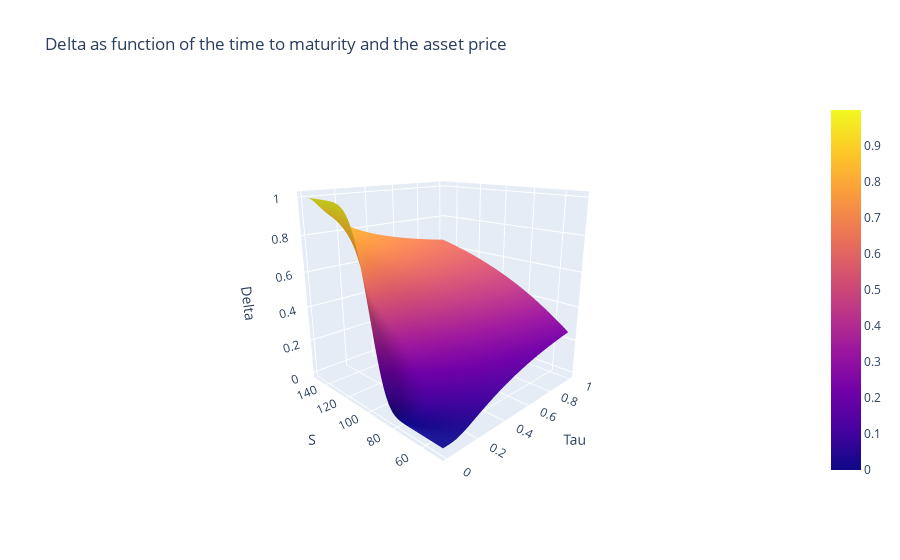

This figure's notebook cell:
### Code cell
layout = go.Layout(title='Delta as function of the time to maturity and the asset price', 
                   scene = dict(xaxis_title = 'Tau', yaxis_title = 'S', zaxis_title = 'Delta', 
                                camera_eye = dict(x=-1.6, y=-1.6, z=0.7)))

fig = go.Figure(data=[go.Surface(z=Delta, x=Tau_grid, y=S_grid)], layout=layout)

# interactive plot
iplot(fig)

plot(fig, filename='Delta.html')

### Figure 1 — Plotly figure (JSON) as saved in the notebook; plotly's stock layout.template omitted (floating-point values rounded to 4 significant figures; data arrays with more than 128 entries replaced by an {"elided": "..."} marker saying what was removed)
{"data": [{"type": "surface", "x": [0.01, 0.02678, 0.04356, 0.06034, 0.07712, 0.0939, 0.1107, 0.1275, 0.1442, 0.161, 0.1778, 0.1946, 0.2114, 0.2281, 0.2449, 0.2617, 0.2785, 0.2953, 0.312, 0.3288, 0.3456, 0.3624, 0.3792, 0.3959, 0.4127, 0.4295, 0.4463, 0.4631, 0.4798, 0.4966, 0.5134, 0.5302, 0.5469, 0.5637, 0.5805, 0.5973, 0.6141, 0.6308, 0.6476, 0.6644, 0.6812, 0.698, 0.7147, 0.7315, 0.7483, 0.7651, 0.7819, 0.7986, 0.8154, 0.8322, 0.849, 0.8658, 0.8825, 0.8993, 0.9161, 0.9329, 0.9497, 0.9664, 0.9832, 1], "y": [50, 51.69, 53.39, 55.08, 56.78, 58.47, 60.17, 61.86, 63.56, 65.25, 66.95, 68.64, 70.34, 72.03, 73.73, 75.42, 77.12, 78.81, 80.51, 82.2, 83.9, 85.59, 87.29, 88.98, 90.68, 92.37, 94.07, 95.76, 97.46, 99.15, 100.8, 102.5, 104.2, 105.9, 107.6, 109.3, 111.0, 112.7, 114.4, 116.1, 117.8, 119.5, 121.2, 122.9, 124.6, 126.3, 128.0, 129.7, 131.4, 133.1, 134.7, 136.4, 138.1, 139.8, 141.5, 143.2, 144.9, 146.6, 148.3, 150.0], "z": {"elided": "60x60 float values"}}], "layout": {"scene": {"camera": {"eye": {"x": -1.6, "y": -1.6, "z": 0.7}}, "xaxis": {"title": {"text": "Tau"}}, "yaxis": {"title": {"text": "S"}}, "zaxis": {"title": {"text": "Delta"}}}, "title": {"text": "Delta as function of the time to maturity and the asset price"}}}
